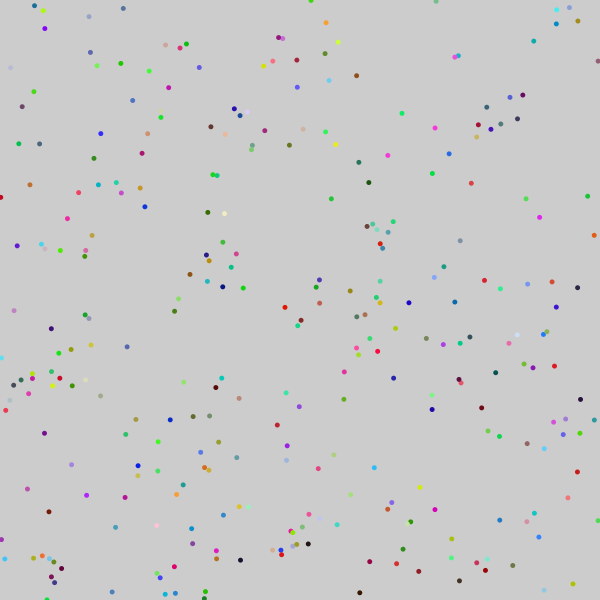
Frame 1 (no input)
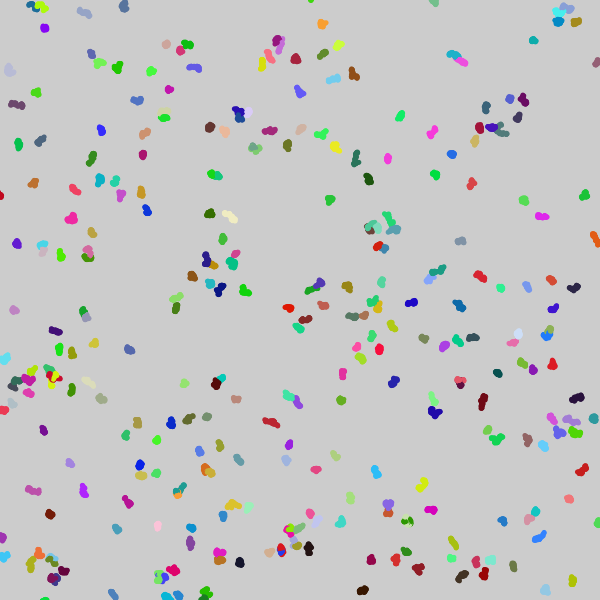
Frame 60 (the mouse pressed at the canvas centre just before this capture)
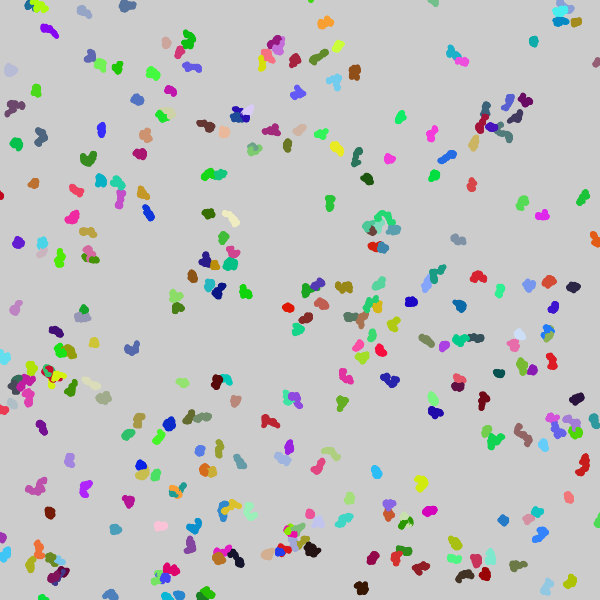
Frame 120 (the mouse held since frame 60 and released just before this capture)

The Processing sketch that drew these frames (run headless with seeded random() and noise(); from frame 60 on, the mouse is pressed at the canvas centre):

// Processing sketch: sketch_01_random_walker
// ── sketch_01_random_walker.pde
ArrayList<Walker> walkers = new ArrayList<Walker>();
int num = 300;

void setup() {
  size(600, 600);
  for (int i=0; i < num; i++) {
    Walker w = new Walker(random(width), random(height));
    walkers.add(w);
  }
}

void draw() { 
  for (Walker w : walkers) {
    w.draw();
  }
}
// ── Walker.pde
class Walker {
  float x;
  float y;
  color c;
  
  Walker() {
    this(width/2, height/2); 
  }
  
  Walker(float x, float y) {    
    this(x, y, color(random(255), random(255), random(255)));
  }
  
  Walker(float x, float y, color c) {
    this.x = x;
    this.y = y;
    this.c = c;
  }
  
  void update() {
    float stepx = random(-1, 1);
    float stepy = random(-1, 1);
    x += stepx;
    y += stepy;
  }
  
  void display() {
    noStroke();
    fill(c);
    ellipse(x, y, 5, 5);
  }
  
  
  void draw() {
    this.update();
    this.display();
  }
}
